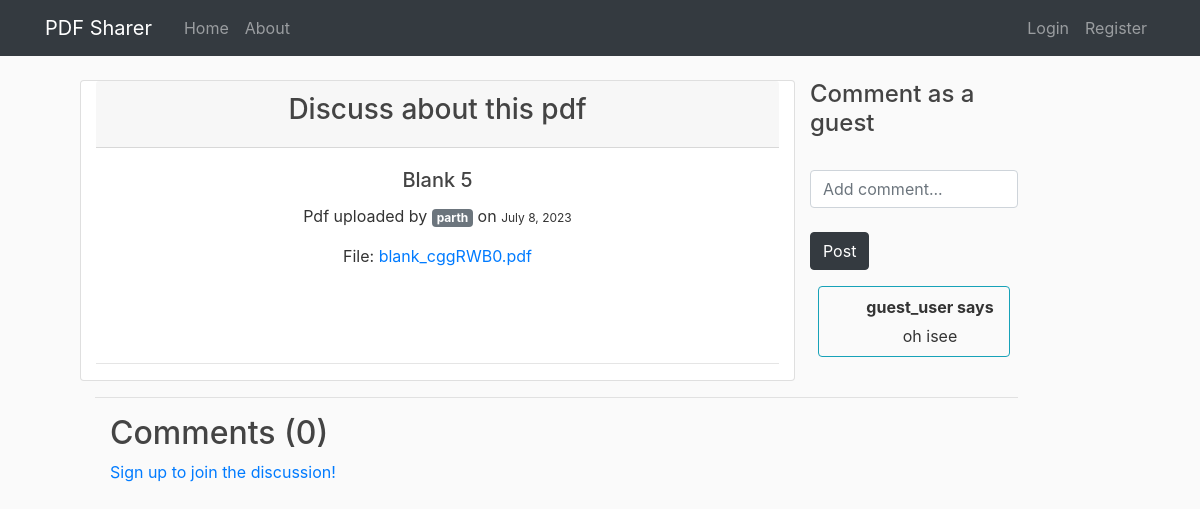
Before: /discuss/16/Dorlzh/ with the older database file.
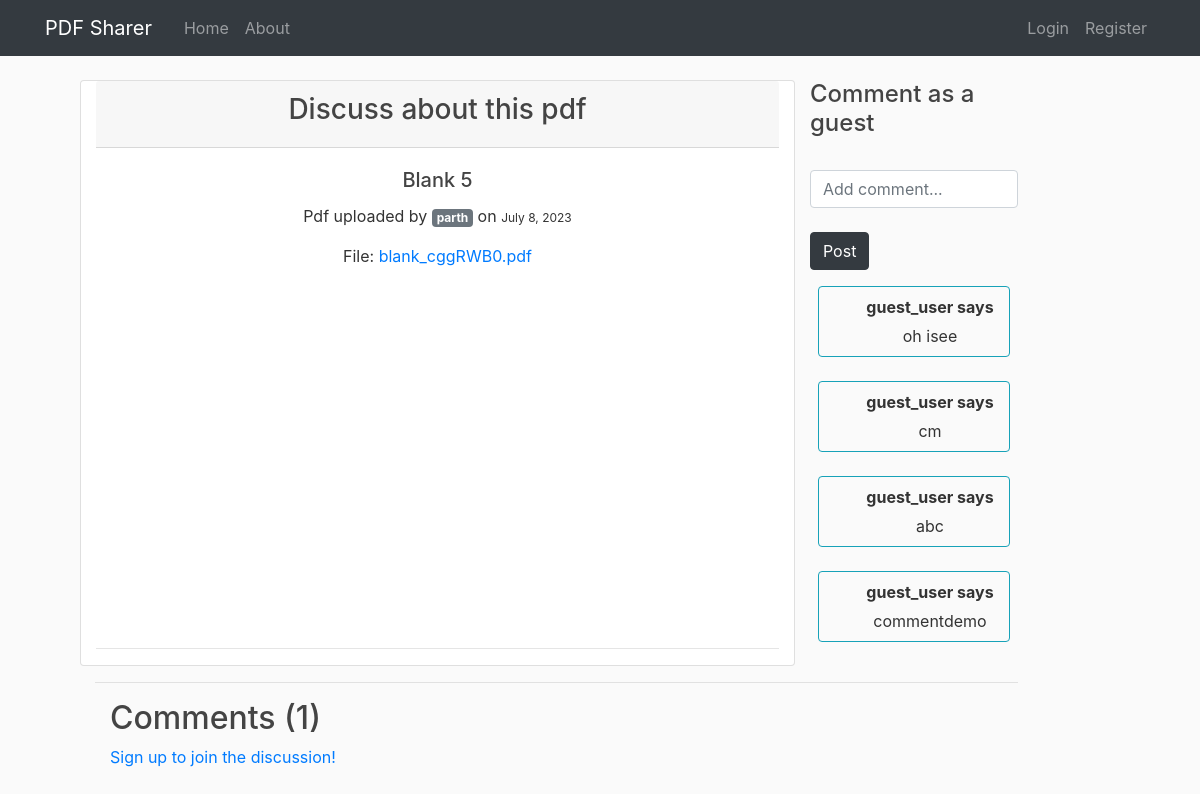
After: the same page with the newer database file.
### app/models.py (models this page shows, shortened)
class Comment(models.Model):
    description = RichTextField(null=True, blank=True)
    author = models.ForeignKey(User, on_delete=models.CASCADE, related_name="user")
    pdf = models.ForeignKey(PDF, on_delete=models.CASCADE, related_name="pdf_post")
    parent = models.ForeignKey('self', on_delete=models.CASCADE, null = True)
    timestamp = models.DateTimeField(default = now)

### app/views.py (the view)
# urls.py: path('discuss/<int:pk>/<str:code>/', views.discuss, name='discuss'),
def discuss(request, pk, code):
    pdf_instance = get_object_or_404(PDF, pk=pk)
    comments = Comment.objects.filter(pdf = pdf_instance, parent=None).exclude(author__username='guest').order_by('-timestamp')
    replies = Comment.objects.filter(pdf=pdf_instance).exclude(parent=None)
    replyDict = {}
    for reply in replies:
        if reply.parent.id not in replyDict.keys():
            replyDict[reply.parent.id] = [reply]
        else:
            replyDict[reply.parent.id].append(reply)
    guest_instance = User.objects.get(username='guest')
    guest_comments = Comment.objects.filter(author = guest_instance, pdf = pdf_instance)
    context = {'pdf': pdf_instance, 'comments' : comments,
               'user' : request.user, 'users' : User.objects.exclude(username='guest'),
               'replyDict' : replyDict, 'guest_comments' : guest_comments}
    if request.method == 'POST':
        share_form = SharePDFForm(request.POST)
        if share_form.is_valid():
            if pk != pdf_instance.pk or code != pdf_instance.guest_code:
                return HttpResponse("Path not found")
            users_shared_with = share_form.cleaned_data['users_shared_with']
            pdf_instance.users_shared_with.set(users_shared_with)
            messages.success(request, f"File Shared successfully! Copy URL: http://127.0.0.1:8000/discuss/{pdf_instance.pk}/{pdf_instance.guest_code}/")
    else:
        if pk != pdf_instance.pk or code != pdf_instance.guest_code:
            return HttpResponse("Path not found")
        share_form = SharePDFForm()
    context['share_form'] = share_form
    return render(request, 'app/discuss.html', context)

### app/forms.py
class SharePDFForm(forms.Form):
    users_shared_with = forms.ModelMultipleChoiceField(
        queryset=User.objects.all(),
        widget=forms.CheckboxSelectMultiple(),
        required=False
    )

### app/templates/app/discuss.html (shortened to what the changed rows need)
{% extends "app/base.html" %}
{% block content %}
{% load humanize %}
{% load extras %}
<div class="row">
  {% if not user.is_authenticated %}
  <div class="col-md-3">
  <div class="text-center">
    {%for comment in guest_comments %}
     <div class="row border border-info rounded replies ml-2 mr-2">
       <div class="col-md-2">
       </div>
       <div class="col-md-10 my-2 ">
        <b>guest_user says</b>
        <div style="margin-top: 5px">{{ comment.description }}</div>
       </div>
     </div>
     <br>
    {% endfor %}
  </div>
  {% endif %}
  </div>
</div>
  <div class="container">
    <h2>Comments ({{comments.count}})</h2>
    <div class="my-2">
      {% if user.is_authenticated %}
      <form action="{% url 'post-comment' %}" method="post">
        {% csrf_token %}
        <div class="mb-3">
          <input type="text" class="form-control" name="comment_description" placeholder="Add a comment...">
        </div>
        <input type="hidden" name="pdfId" value="{{pdf.pk}}">
        <input type="hidden" name="parentSno" value="">
        <button type="submit" class="btn btn-dark">Post</button>
      </form>
      {% for comment in comments %}
      <div class="row" style="margin-bottom:5px">
          <div class="col-md-2">
              <img class="border border-dark rounded mx-auto d-block w-100 p-2" src="https://cdn-icons-png.flaticon.com/512/149/149071.png" alt="userImage">
          </div>
          <div style="border-radius: 5px" class="col-md-10 p-3 bg-opacity-10 border border-info border-start-0 rounded-end">
            <b>{{ comment.author.username }}</b> <span style="font-size: 12px; padding: 8px" class="badge badge-secondary">{{ comment.timestamp | naturaltime }}</span>
            <div style="margin-top: 5px">{{ comment.description }}</div>
            <button class="btn btn-info btn-sm my-2" type="button" data-toggle="collapse" data-target="#replyCollapse{{ comment.id }}" aria-expanded="false" aria-controls="replyCollapse{{ comment.id }}">
              Reply
            </button>
            <div class="collapse" id="replyCollapse{{ comment.id }}">
              <div class="card card-body">
                <form action="{% url 'post-comment' %}" method="post">
                  {% csrf_token %}
                  <div class="mb-3">
                    <input type="text" class="form-control" name="comment_description" placeholder="Add a Reply...">
                    <input type="hidden" name="parentSno" value={{comment.id}}>
                  </div>
                  <input type="hidden" name="pdfId" value={{pdf.pk}}>
                  <button type="submit" class="btn btn-dark">Post</button>
                </form>
              </div>
            </div>
            <div class="">
              {%for reply in replyDict|get_val:comment.id %}
               <div class="row border border-info rounded replies ml-2 mr-2">
                 <div class="col-md-2">
                   <img class="rounded mx-auto d-block w-100 p-1" src="https://cdn-icons-png.flaticon.com/512/149/149071.png" alt="userImage">
                 </div>
                 <div class="col-md-10 my-2 ">
                  <b>{{ reply.author.username }}</b> <span style="font-size: 12px; padding: 8px" class="badge badge-secondary">{{ reply.timestamp | naturaltime }}</span>
                  <div style="margin-top: 5px">{{ reply.description }}</div>
                 </div>
               </div>
               <br>
              {% endfor %}
            </div>
          </div>
      </div>
      <hr></hr>
     {% endfor %}
      {% else %}
      <p style="color: #17a2b8;"><a href="{% url 'register' %}">Sign up to join the discussion! </a></p>
      {% endif %}
    </div>
  </div>
{% endblock %}

Changed rows visible on the page:
added Comment: description "cm"
added Comment: description "abc"
added Comment: description "commentdemo"
Other visible differences:
{{ comments.count }}: "0" → "1"
